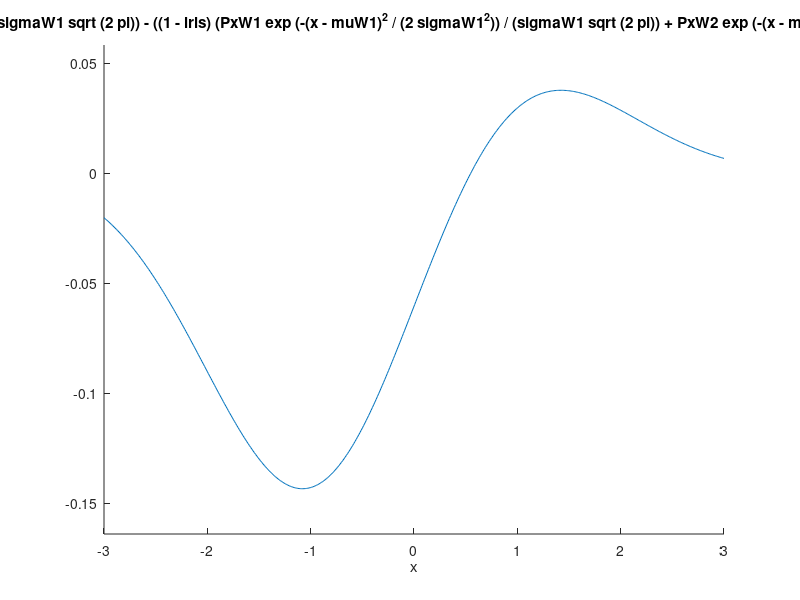

Source code (MATLAB): (Note: this script raises an error after producing the figure.)
% Standard distribution plots
muW1 = 1;
sigmaW1 = 1;
PxW1 = 1/2;
normcurvW1 = @(x) PxW1 * exp( -(x-muW1).^2./(2*sigmaW1^2) )/(sigmaW1*sqrt(2*pi))

muW2 = -1;
sigmaW2 = 1;
PxW2 = 1/2;

normcurvW2 = @(x) PxW2 * exp( -(x-muW2).^2./(2*sigmaW2^2) )/(sigmaW2*sqrt(2*pi))

lrls = 0.25

discriminantW1 = @(x) PxW1 * exp( -(x-muW1).^2./(2*sigmaW1^2) )/(sigmaW1*sqrt(2*pi)) - ( (1-lrls) * ( PxW1 * exp( -(x-muW1).^2./(2*sigmaW1^2) )/(sigmaW1*sqrt(2*pi)) + PxW2 * exp( -(x-muW2).^2./(2*sigmaW2^2) )/(sigmaW2*sqrt(2*pi)) ) )
discriminantW2 = @(x) PxW2 * exp( -(x-muW2).^2./(2*sigmaW2^2) )/(sigmaW2*sqrt(2*pi)) - ( (1-lrls) * ( PxW1 * exp( -(x-muW1).^2./(2*sigmaW1^2) )/(sigmaW1*sqrt(2*pi)) + PxW2 * exp( -(x-muW2).^2./(2*sigmaW2^2) )/(sigmaW2*sqrt(2*pi)) ) )

hold all;
ezplot( discriminantW1, [-3 3] );
ezplot( @(x) 0, [-3, 3] );
ezplot( discriminantW2, [-3 3] );
hold off;
